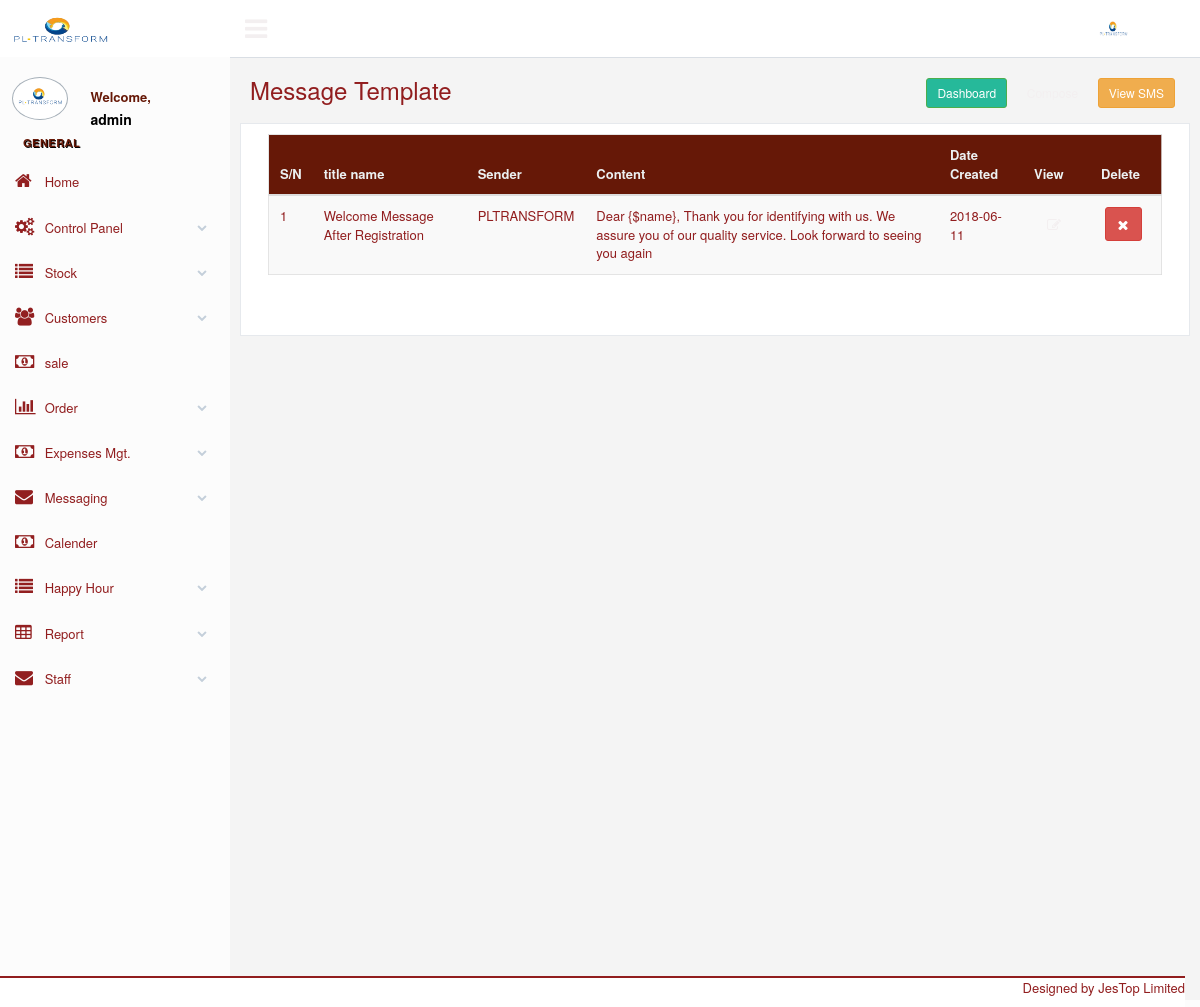
The app's page /messages_templates.php (signed in) with its own data.
### tables this page shows
CREATE TABLE `messages_templates` (
  `id` int(11) NOT NULL,
  `title` varchar(50) NOT NULL,
  `sender` varchar(11) NOT NULL,
  `message` text NOT NULL,
  `user` int(11) NOT NULL,
  `xdate` date NOT NULL
);

### messages_templates.php (the view, shortened to what this page needs)
<?php require_once("includes/session.php"); ?>
<?php
	$pg = isset($_GET["pg"]) ? $_GET["pg"] : '';
?>
<?php
	include("header.php");
?>
            <div class="right_col" role="main">
                <div class="">
                    <div class="page-title">
                        <div class="title_left">
                            <h3>Message Template</h3>
                        </div>
                        <div class="title_right">
                            <div class="col-md-7 col-sm-7 col-xs-12 form-group pull-right top_search">
                            	 <a href="dashboard" class="btn btn-sm btn-success">Dashboard</a>
                                <a href="messages_templates?pg=1" class="btn btn-sm btn-dark">Compose</a>
                                  <a href="messages_templates" class="btn btn-sm btn-warning">View SMS</a>
                            </div>
                        </div>
                    </div>
                    <div class="clearfix"></div>
                    <div class="row">
                            <div class="x_panel" >
                            <div class="col-md-12 col-sm-12 col-xs-12">
							<?php
								if ($pg == "")
										{
							?>
								<table class="table table-striped responsive-utilities jambo_table" id="example">
							<?php
										$select_content=("select * from messages_templates order by xdate desc");
										$content_result= mysqli_query($db, $select_content) or die (mysqli_error($db));
										$content = mysqli_fetch_assoc($content_result);
										$num_chk = mysqli_num_rows ($content_result);
										$k = 0
							?>
							<?php
							if ($num_chk == 0)
								{
							?>
												<tr height="23" onMouseOver="this.style.backgroundColor='#FFCC66';" onMouseOut="this.style.backgroundColor='';" bgcolor="#EFEFEF">
													<td colspan="5"  align="center">No Record Found</td>
												</tr>
							<?php
							}
								else
							{
							?>
											<thead>
												<tr>
													<th>S/N</th>
													<th>title name</th>
                                                    <th>Sender</th>
													<th>Content</th>
													<th>Date Created</th>
													<th>View</th>
													<th>Delete</th>
												</tr>
												</thead>
												<tbody>
							<?php do {
										$k = $k + 1;
										?>
												<tr>
													<td><?php echo $k  ?></td>
													<td><?php  echo $content['title']?></td>
                                                    <td><?php  echo $content['sender']?></td>
													<td><?php  echo $content['message']?></td>
													<td><?php  echo ucfirst($content ['xdate'])?></td>
													<td width="5%"  style="font-weight:normal"><a href="messages_templates?id=<?php echo ($content ['id'])?>&pg=3" target="_parent" class="btn btn-dark"><i class="fa fa-edit"></i></a></td>                                                   <td width="8%" align="center"><a href="messages_templates?id=<?php  echo ($content ['id'])?>&pg=6" target="_parent" onClick="return confirmDel();" class="btn btn-danger"><i class="fa fa-close"></i></a> </td>
												</tr>
										 <?php } while ($content = mysqli_fetch_assoc($content_result)); ?>
							<?php
								}
							?>
							<?php
							}
							?>
							</tbody>
							</table>
                            </div>
                        </div>
                    </div>
                </div>
               <?php include("includes/footer.php")?>

### css/calendar/fullcalendar.print.css (style rules this page uses)
th, td, hr, thead, tbody, .fc-row { border-color: #ccc !important; background: #fff !important; }

### records on screen
messages_templates: title "Welcome Message After Registration", sender "PLTRANSFORM", message "Dear {$name}, Thank you for identifying with us. We assure you of our quality service. Look forward to seeing you again", xdate "2018-06-11"

### other values on screen
$_SESSION["username"] "admin"
